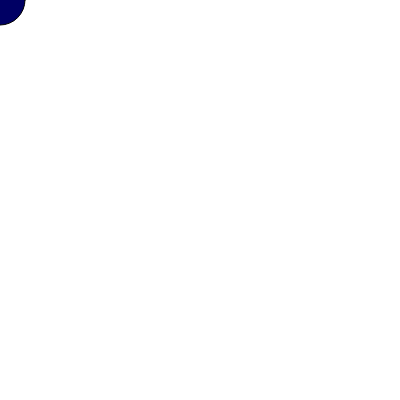
Frame 1 (no input)
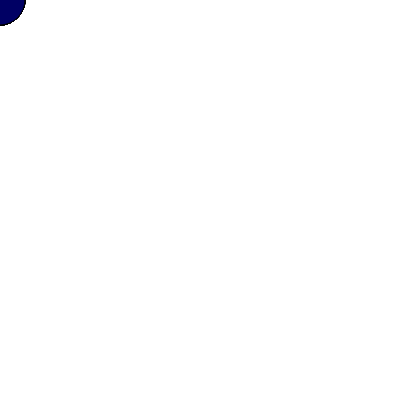
Frame 60 (no input)
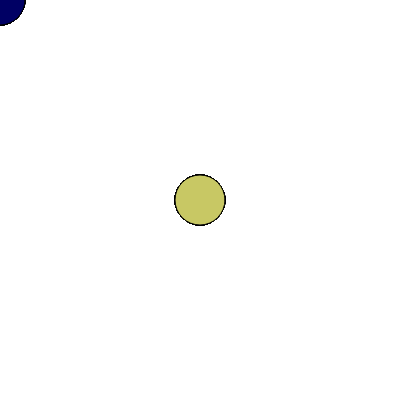
Frame 120 (the mouse pressed at the canvas centre since frame 60)

The p5.js sketch that drew these frames (run headless with seeded random() and noise() and a simulated clock; from frame 60 on, the mouse is pressed at the canvas centre):

// p5.js sketch
// ── sketch.js
function setup() {
  createCanvas(400, 400);
}

function draw() {
fill (mouseX,mouseY,100);
ellipse(mouseX,mouseY, 50, 50);
}

// ── sketch.html
function setup() {
  createCanvas(400, 400);
}

function draw() {
fill (mouseX,mouseY,100
ellipse(mouseX,mouseY, 200,200);
}
